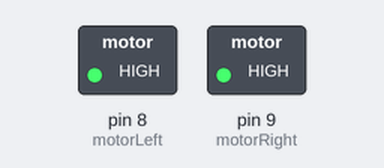
This sketch was run on a simulated Arduino Uno, built with avr-gcc and run on an emulated ATmega328P. Parts: switched loads named in the sketch (green lamp = pin HIGH).

Above: at 2.0 s.
At 5.5 s:
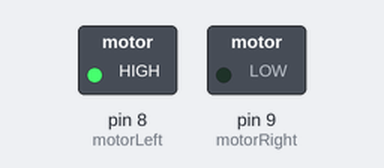
At 8.0 s:
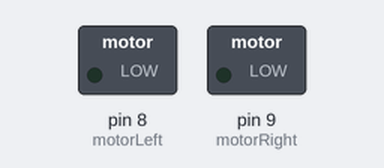
Timing chart, 0 to 11.7 s (numbered marks = the images above):
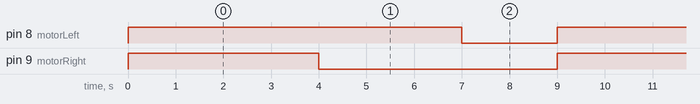

The sketch:

DC_Motor_Control.ino
```cpp
int motorLeft = 8;
int motorRight = 9;
void setup() {
  // put your setup code here, to run once:
  pinMode(motorLeft, OUTPUT);
  pinMode(motorRight, OUTPUT);
}

void setMotors(int l, int r) {
  if (0 <= l && 0 <= r && l <= 255 && r <=255) {
    analogWrite(motorLeft, l);
    analogWrite(motorRight, r);
  }
}
void goForwards(int speed, int length) {
  setMotors(speed,speed);
  delay(length);
  setMotors(0,0);
}

void turnLeft(int length) {
  setMotors(0,255);
  delay(length);
  setMotors(0,0);
}

void turnRight(int length) {
  setMotors(255,0);
  delay(length);
  setMotors(0,0);
}

void loop() {
//  // put your main code here, to run repeatedly:
    goForwards(255,4000);
    turnRight(3000);
    //turnLeft(3000);
    goForwards(0,2000);

//  for (int i = 0; i < 255; i++) {
//    setMotors(i,i);
//    delay(10);
//  }
//  delay(100);
//  for (int i = 255; i > 0; i--) {
//    setMotors(i,i);
//    delay(10);
//  }
//  delay(100);
//  digitalWrite(motorLeft,HIGH);
//  delay(1000);
//  digitalWrite(motorLeft,LOW);
//  delay(1000);
}
```

Measured:
- by itself, pin 8 (motorLeft): alternates HIGH for 7.0 s and LOW for 2.0 s
- by itself, pin 9 (motorRight): alternates HIGH for 4.0 s and LOW for 5.0 s
- by itself, everything shown: repeats every 9.0 s, in 3 steps
